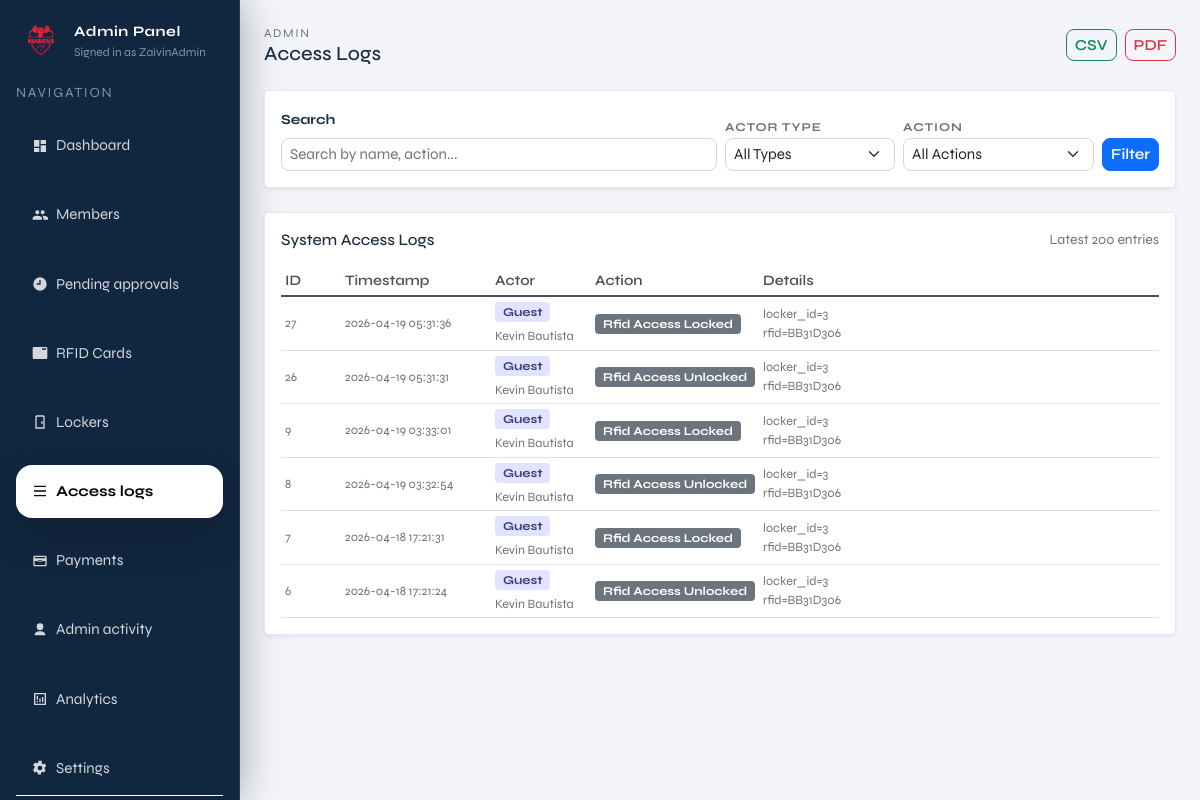
The app's page /admin/access-logs (signed in) with its own data.
### tables this page shows
CREATE TABLE access_logs (
              id INTEGER PRIMARY KEY AUTOINCREMENT,
              actor_type TEXT NOT NULL, -- member|guest|admin|system
              actor_ref TEXT,           -- e.g. member_id or rfid uid
              action TEXT NOT NULL,     -- e.g. unlock_requested|unlocked|denied
              detail TEXT,
              created_at TEXT NOT NULL DEFAULT (datetime('now'))
            );

### admin.py (the view)
@admin_bp.get("/access-logs")
def admin_access_logs():
    guard = _require_admin()
    if guard is not None:
        return guard
    q = (request.args.get("q") or "").strip()
    actor_type = (request.args.get("actor_type") or "").strip()
    action = (request.args.get("action") or "").strip()
    limit = int(request.args.get("limit", 200))
    with connect() as conn:
        query = """
            SELECT
                al.id,
                al.actor_type,
                al.actor_ref,
                al.action,
                al.detail,
                al.created_at,
                COALESCE(m.full_name, 'N/A') as actor_name
            FROM access_logs al
            LEFT JOIN members m ON al.actor_type = 'guest' AND CAST(al.actor_ref AS INTEGER) = m.id
            WHERE al.actor_type NOT IN ('admin', 'system', 'ir_sensor')
        """
        params = []
        if q:
            query += " AND (m.full_name LIKE ? OR al.detail LIKE ? OR al.action LIKE ?)"
            params.extend([f"%{q}%", f"%{q}%", f"%{q}%"])
        if actor_type:
            query += " AND al.actor_type = ?"
            params.append(actor_type)
        if action:
            query += " AND al.action = ?"
            params.append(action)
        query += " ORDER BY al.id DESC LIMIT ?"
        params.append(limit)
        logs = conn.execute(query, params).fetchall()
        actor_types = conn.execute(
            "SELECT DISTINCT actor_type FROM access_logs WHERE actor_type NOT IN ('admin', 'system', 'ir_sensor') ORDER BY actor_type"
        ).fetchall()
        actions = conn.execute(
            "SELECT DISTINCT action FROM access_logs WHERE actor_type NOT IN ('admin', 'system', 'ir_sensor') ORDER BY action"
        ).fetchall()
    return render_template(
        "admin/pages/admin_access_logs.html",
        logs=logs,
        q=q,
        actor_type=actor_type,
        action=action,
        limit=limit,
        actor_types=actor_types,
        actions=actions,
        current_page="access_logs",
        admin_username=session.get("admin_username"),
    )

### admin.py (called while the page is built)
def _require_admin():
    if not session.get("admin_logged_in"):
        return redirect(url_for("admin.admin_login"))
    return None

@admin_bp.before_request
def _protect_admin_routes():
    if request.endpoint in ("admin.admin_login", "admin.admin_login_submit"):
        return None
    if not session.get("admin_logged_in"):
        return redirect(url_for("admin.admin_login"))

### db.py (called while the page is built)
def _db_path() -> Path:
    env_path = os.getenv("LOCKER_DB_PATH")
    if env_path:
        return Path(env_path)
    current_dir = Path(__file__).resolve().parent
    candidate_paths = [
        current_dir / "locker.sqlite3",
        current_dir / "locker.db",
        current_dir.parent / "locker.sqlite3",
        current_dir.parent / "locker.db",
    ]
    for path in candidate_paths:
        if path.exists():
            return path
    return current_dir.parent / "locker.sqlite3"

def _database_url() -> Optional[str]:
    return os.getenv("DATABASE_URL") or os.getenv("POSTGRES_URL")

def connect() -> DBConnection:
    database_url = _database_url()
    if database_url:
        if psycopg2 is None:
            raise RuntimeError("PostgreSQL support requires psycopg2-binary. Install it before using DATABASE_URL.")
        conn = psycopg2.connect(database_url)
        return DBConnection(conn, is_postgres=True)
    sqlite_conn = sqlite3.connect(
        _db_path(),
        timeout=60,
        check_same_thread=False,
    )
    sqlite_conn.execute("PRAGMA journal_mode=WAL;")
    sqlite_conn.execute("PRAGMA synchronous = NORMAL;")
    sqlite_conn.execute("PRAGMA foreign_keys = ON;")
    sqlite_conn.execute("PRAGMA busy_timeout = 60000;")
    return DBConnection(sqlite_conn, is_postgres=False)

    def __enter__(self) -> "DBConnection":
        if self._is_postgres:
            self._cursor = self._conn.cursor(cursor_factory=psycopg2.extras.RealDictCursor)
        else:
            self._conn.row_factory = sqlite3.Row
            self._cursor = self._conn.cursor()
        return self

    def __exit__(self, exc_type, exc, tb):
        try:
            if exc_type is not None:
                self._conn.rollback()
                return False
            self._conn.commit()
        finally:
            if self._cursor is not None:
                self._cursor.close()
            if self._conn is not None:
                self._conn.close()
        return False

### templates/admin/pages/admin_access_logs.html (shortened to what this page needs)
{% extends "admin/layout/admin.html" %}
{% block admin_content %}
  <div class="d-flex justify-content-between align-items-center mb-4">
    <div>
      <div class="text-muted" style="letter-spacing:0.14em; text-transform:uppercase; font-size:0.75rem;">Admin</div>
      <h5 class="mb-0">Access Logs</h5>
    </div>
    <div class="d-flex gap-2">
      <a href="{{ url_for('admin.export_access_logs_csv') }}" class="btn btn-sm btn-outline-success">
         CSV
      </a>
      <a href="{{ url_for('admin.export_access_logs_pdf') }}" class="btn btn-sm btn-outline-danger">
         PDF
      </a>
    </div>
  </div>
  <div class="card shadow-sm rounded-3 mb-4">
    <div class="card-body">
      <form method="get" action="/admin/access-logs" class="d-flex gap-2 flex-wrap align-items-end">
        <div class="flex-grow-1" style="min-width: 200px;">
          <label class="form-label small fw-bold">Search</label>
          <input name="q" value="{{ q }}" class="form-control form-control-sm" placeholder="Search by name, action..." />
        </div>
        <div style="min-width: 170px;">
          <label class="filter-label">Actor Type</label>
          <select name="actor_type" class="form-select form-select-sm">
            <option value="">All Types</option>
          </select>
        </div>
        <div style="min-width: 170px;">
          <label class="filter-label">Action</label>
          <select name="action" class="form-select form-select-sm">
            <option value="">All Actions</option>
          </select>
        </div>
        <div class="d-flex gap-2">
          <button class="btn btn-sm btn-primary" type="submit">Filter</button>
        </div>
      </form>
    </div>
  </div>
  <div class="card shadow-sm rounded-3">
    <div class="card-body">
      <div class="d-flex justify-content-between align-items-center mb-3">
        <h6 class="card-title mb-0">System Access Logs</h6>
        <span class="text-muted small">Latest {{ limit }} entries</span>
      </div>
      <div class="access-logs-wrapper table-responsive">
        <table class="table table-sm table-hover align-middle mb-0">
          <thead class="position-sticky" style="top: 0; background: white; z-index: 10;">
            <tr>
              <th style="width: 60px;">ID</th>
              <th style="width: 150px;">Timestamp</th>
              <th style="width: 100px;">Actor</th>
              <th style="width: 130px;">Action</th>
              <th>Details</th>
            </tr>
          </thead>
          <tbody>
            {% for log in logs %}
              <tr>
                <td class="text-muted small">{{ log["id"] }}</td>
                <td class="text-muted small" style="white-space: nowrap;">
                  {{ log["created_at"]|default("-") }}
                </td>
                <td>
                  <span class="badge badge-{{ log['actor_type']|lower }} px-2 py-1" style="font-size: 0.75rem;">
                    {{ log["actor_type"]|title }}
                  </span>
                  {% if log["actor_name"] and log["actor_name"] != "N/A" %}
                    <br/>
                    <small class="text-muted d-block mt-1">{{ log["actor_name"] }}</small>
                  {% endif %}
                </td>
                <td>
                  <span class="badge bg-secondary px-2 py-1" style="font-size: 0.75rem; text-transform: capitalize;">
                    {{ log["action"]|replace("_", " ")|title }}
                  </span>
                </td>
                <td class="text-muted small access-log-detail">
                  {% if log["detail"] %}
                    {{ log["detail"]|replace('; ', '<br>')|safe }}
                  {% else %}
                    <em>—</em>
                  {% endif %}
                </td>
              </tr>
            {% else %}
              <tr><td colspan="5" class="text-center text-muted py-4">No access logs found.</td></tr>
            {% endfor %}
          </tbody>
        </table>
      </div>
    </div>
  </div>
{% endblock %}

### templates/admin/layout/admin.html (shortened to what this page needs)
{% extends "layouts/base.html" %}
{% block body %}
<div class="d-flex">
  {% include "admin/components/sidebar.html" %}
  <main class="flex-grow-1 p-4" style="background: #f4f5fb;">
    {% block admin_content %}{% endblock %}
  </main>
</div>
{% endblock %}

### templates/layouts/base.html (shortened to what this page needs)
<!doctype html>
<html lang="en">
  <head>
    <link href="{{ url_for('static', filename='css/bootstrap.min.css') }}" rel="stylesheet" />
  </head>
  <body>
    {% block body %}{% endblock %}
  </body>
</html>

### templates/admin/components/sidebar.html (shortened to what this page needs)
<aside class="admin-sidebar p-3 d-flex flex-column" style="width: 240px;">
  <div class="d-flex align-items-center gap-2 mb-3">
    <img
      src="{{ url_for('static', filename='img/logo.png') }}"
      alt="Logo"
      width="50"
      height="50"
      style="object-fit:contain;"
    />
    <div>
      <div class="text-white fw-bold" style="font-size: 0.9rem; letter-spacing: 0.04em;">Admin Panel</div>
      <div class="text-white-50" style="font-size: 0.75rem;">Signed in as {{ admin_username or "admin" }}</div>
    </div>
  </div>
  <div class="text-white-50 small mb-3" style="letter-spacing: 0.12em; text-transform: uppercase;">
    Navigation
  </div>
  <nav class="nav flex-column gap-3 flex-grow-1">
    <a href="/admin" class="nav-link d-flex align-items-center gap-2 {% if current_page == 'dashboard' %}active{% endif %}">
      <svg width="16" height="16" viewBox="0 0 24 24" aria-hidden="true" style="flex-shrink:0;">
        <path fill="currentColor" d="M3 13h8V3H3v10Zm0 8h8v-6H3v6Zm10 0h8V11h-8v10Zm0-18v6h8V3h-8Z"/>
      </svg>
      <span>Dashboard</span>
    </a>
    <a href="/admin/members" class="nav-link d-flex align-items-center gap-2 {% if current_page == 'members' %}active{% endif %}">
      <span>Members</span>
    </a>
    <a href="/admin/pending" class="nav-link d-flex align-items-center gap-2 {% if current_page == 'pending' %}active{% endif %}">
      <svg width="16" height="16" viewBox="0 0 24 24" aria-hidden="true" style="flex-shrink:0;">
        <path fill="currentColor" d="M12 2a10 10 0 1 0 .01 20.01A10 10 0 0 0 12 2Zm1 11H7v-2h4V6h2v5Z"/>
      </svg>
      <span>Pending approvals</span>
    </a>
    <a href="/admin/rfid" class="nav-link d-flex align-items-center gap-2 {% if current_page == 'rfid' %}active{% endif %}">
      <svg width="16" height="16" viewBox="0 0 24 24" aria-hidden="true" style="flex-shrink:0;">
        <path fill="currentColor" d="M21 3H3c-1.1 0-2 .9-2 2v14c0 1.1.9 2 2 2h18c1.1 0 2-.9 2-2V5c0-1.1-.9-2-2-2Zm0 4h-6V5h6v2Z"/>
      </svg>
      <span>RFID Cards</span>
    </a>
    <a href="/admin/lockers" class="nav-link d-flex align-items-center gap-2 {% if current_page == 'lockers' %}active{% endif %}">
      <svg width="16" height="16" viewBox="0 0 24 24" aria-hidden="true" style="flex-shrink:0;">
        <path fill="currentColor" d="M7 2h10a2 2 0 0 1 2 2v18H5V4a2 2 0 0 1 2-2Zm0 2v16h10V4H7Zm7 7h2v4h-2v-4Z"/>
      </svg>
      <span>Lockers</span>
    </a>
    <a href="/admin/access-logs" class="nav-link d-flex align-items-center gap-2 {% if current_page == 'access_logs' %}active{% endif %}">
      <svg width="16" height="16" viewBox="0 0 24 24" aria-hidden="true" style="flex-shrink:0;">
        <path fill="currentColor" d="M3 4h18v2H3V4Zm0 14h18v2H3v-2Zm0-7h18v2H3v-2Z"/>
      </svg>
      <span>Access logs</span>
    </a>
    <a href="/admin/payments" class="nav-link d-flex align-items-center gap-2 {% if current_page == 'payments' %}active{% endif %}">
      <svg width="16" height="16" viewBox="0 0 24 24" aria-hidden="true" style="flex-shrink:0;">
        <path fill="currentColor" d="M20 4H4c-1.11 0-1.99.89-1.99 2L2 18c0 1.11.89 2 2 2h16c1.11 0 2-.89 2-2V6c0-1.11-.89-2-2-2Zm0 14H4v-6h16v6Zm0-10H4V6h16v2Zm-6 5h-4c-.55 0-1-.45-1-1s.45-1 1-1h4c.55 0 1 .45 1 1s-.45 1-1 1Z"/>
      </svg>
      <span>Payments</span>
    </a>
    <a href="/admin/admin-activity" class="nav-link d-flex align-items-center gap-2 {% if current_page == 'admin_activity' %}active{% endif %}">
      <svg width="16" height="16" viewBox="0 0 24 24" aria-hidden="true" style="flex-shrink:0;">
        <path fill="currentColor" d="M12 12a5 5 0 1 0-5-5 5 5 0 0 0 5 5Zm0 2c-4.42 0-8 2.24-8 5v1h16v-1c0-2.76-3.58-5-8-5Z"/>
      </svg>
      <span>Admin activity</span>
    </a>
    <a href="/admin/analytics" class="nav-link d-flex align-items-center gap-2 {% if current_page == 'analytics' %}active{% endif %}">
      <svg width="16" height="16" viewBox="0 0 24 24" aria-hidden="true" style="flex-shrink:0;">
        <path fill="currentColor" d="M3 3h18v18H3V3Zm2 2v14h14V5H5Zm2 10h2v2H7v-2Zm0-8h2v6H7V7Zm4 4h2v6h-2V11Zm4-2h2v8h-2V9Z"/>
      </svg>
      <span>Analytics</span>
    </a>
    <a href="/admin/settings" class="nav-link d-flex align-items-center gap-2 {% if current_page == 'settings' %}active{% endif %}">
      <span>Settings</span>
    </a>
  </nav>
  <div class="mt-auto pt-4 border-top border-white border-opacity-10">
  </div>
</aside>

### templates/layouts/base.html (style rules this page uses)
:root { --brand-blue: #1a3a5c; --brand-teal: #0f6e56; --brand-accent: #378add; --brand-light: #f4f6f9; --brand-white: #ffffff; }
*, *::before, *::after { box-sizing: border-box; }
html, body { height: 100%; margin: 0; padding: 0; }
html, body { -ms-overflow-style: none; scrollbar-width: none; }
body { font-family: 'Syne', sans-serif; background: var(--brand-light); color: #1a2d3e; font-size: 16px; }
.btn, .btn-primary, .btn-secondary, .btn-danger, .btn-outline-danger { border-radius: 8px; font-weight: 600; transition: all 0.2s ease; font-size: 0.95rem; }
.form-control, .form-select, input[type="text"], input[type="email"], input[type="password"], textarea { border-radius: 8px; font-size: 0.95rem; border: 1px solid #d0d8dd; }
.table { font-size: 0.9rem; }
.card { border-radius: 12px; border: 1px solid #e2e8f0; }
.badge { padding: 4px 8px; font-size: 0.75rem; }

### templates/admin/layout/admin.html (style rules this page uses)
.admin-sidebar { background: #11263f; width: 260px; flex-shrink: 0; display: flex; flex-direction: column; position: sticky; top: 0; height: 100vh; overflow-y: auto; box-shadow: 0 0 40px rgba(0, 0, 0, 0.35); border-right: 1px solid rgba(255,255,255,0.08); }
.admin-sidebar .nav-link { color: rgba(255,255,255,0.82); border-radius: 1rem; padding: 0.95rem 1rem; font-size: 0.95rem; transition: background 0.2s ease, color 0.2s ease, transform 0.2s ease; background: transparent; }
.admin-sidebar .nav-link.active { background: #ffffff; color: #060607; font-weight: 700; box-shadow: 0 20px 40px rgba(0, 0, 0, 0.14); }
main { flex: 1; min-height: 100vh; overflow-y: auto; padding: 16px; }

### templates/admin/pages/admin_access_logs.html (style rules this page uses)
.table th { background-color: #f8f9fa; border-bottom: 2px solid #dee2e6; font-weight: 600; color: #495057; }
.table td { vertical-align: middle; }
.badge-guest { background-color: #e2e3ff; color: #383d7a; }
.access-logs-wrapper { max-height: 640px; overflow-y: auto; }
.access-logs-wrapper table { min-width: 900px; }
.access-log-detail { white-space: normal; word-break: break-word; }
.filter-label { font-size: 0.75rem; font-weight: 700; text-transform: uppercase; letter-spacing: 0.08em; color: #6c757d; }
.table thead th { background-color: #ffffff; position: sticky; top: 0; z-index: 11; }

### records on screen
access_logs: id "27", created_at "2026-04-19 05:31:36", actor_type "Guest", actor_name "Kevin Bautista", action "Rfid Access Locked", detail "locker_id=3 rfid=BB31D306"
access_logs: id "26", created_at "2026-04-19 05:31:31", actor_type "Guest", actor_name "Kevin Bautista", action "Rfid Access Unlocked", detail "locker_id=3 rfid=BB31D306"
access_logs: id "9", created_at "2026-04-19 03:33:01", actor_type "Guest", actor_name "Kevin Bautista", action "Rfid Access Locked", detail "locker_id=3 rfid=BB31D306"
access_logs: id "8", created_at "2026-04-19 03:32:54", actor_type "Guest", actor_name "Kevin Bautista", action "Rfid Access Unlocked", detail "locker_id=3 rfid=BB31D306"
access_logs: id "7", created_at "2026-04-18 17:21:31", actor_type "Guest", actor_name "Kevin Bautista", action "Rfid Access Locked", detail "locker_id=3 rfid=BB31D306"
access_logs: id "6", created_at "2026-04-18 17:21:24", actor_type "Guest", actor_name "Kevin Bautista", action "Rfid Access Unlocked", detail "locker_id=3 rfid=BB31D306"

### other values on screen
{{ admin_username or "admin" }} "ZaivinAdmin"
{{ limit }} "200"
